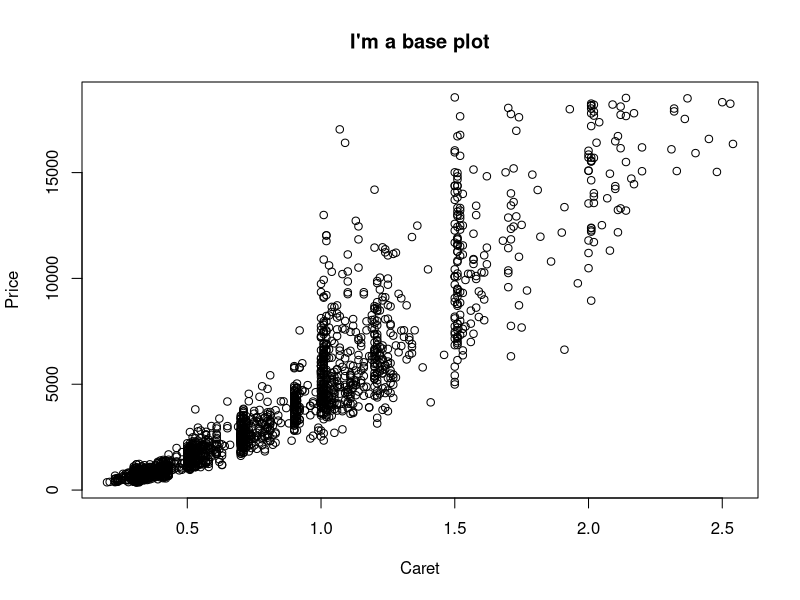
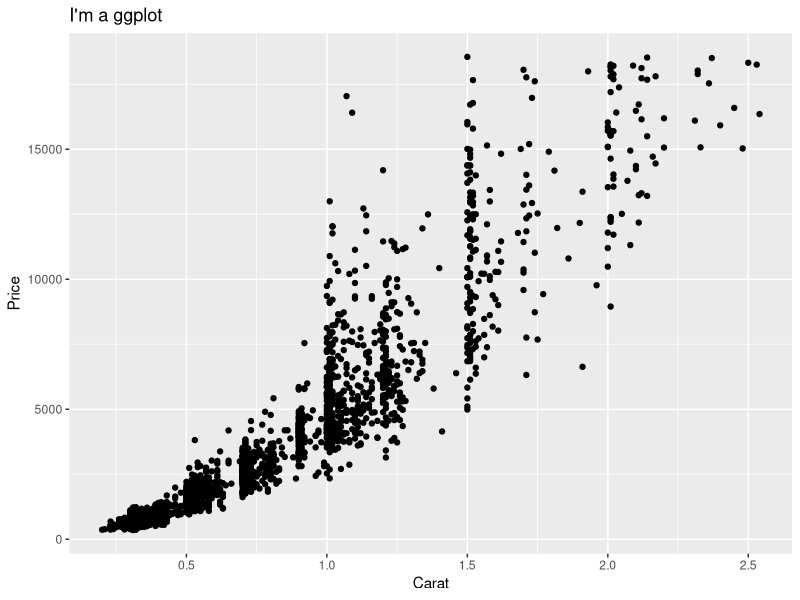
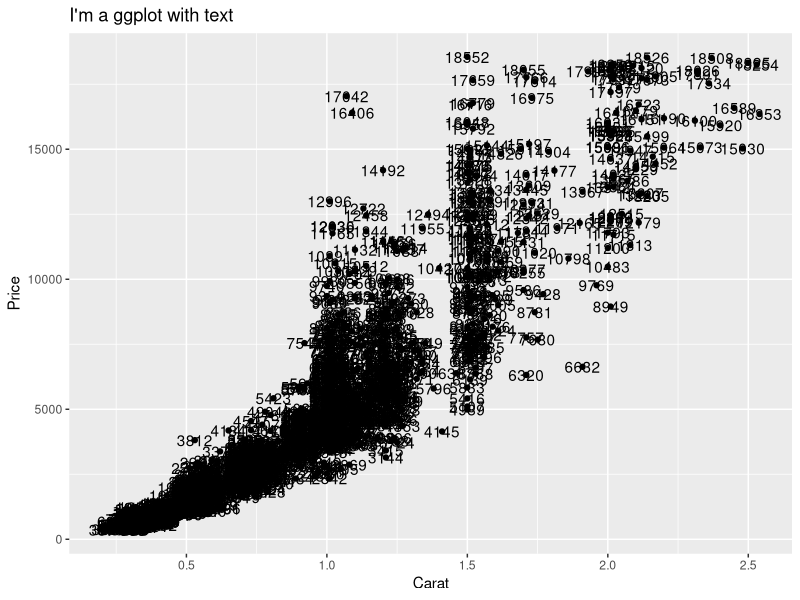
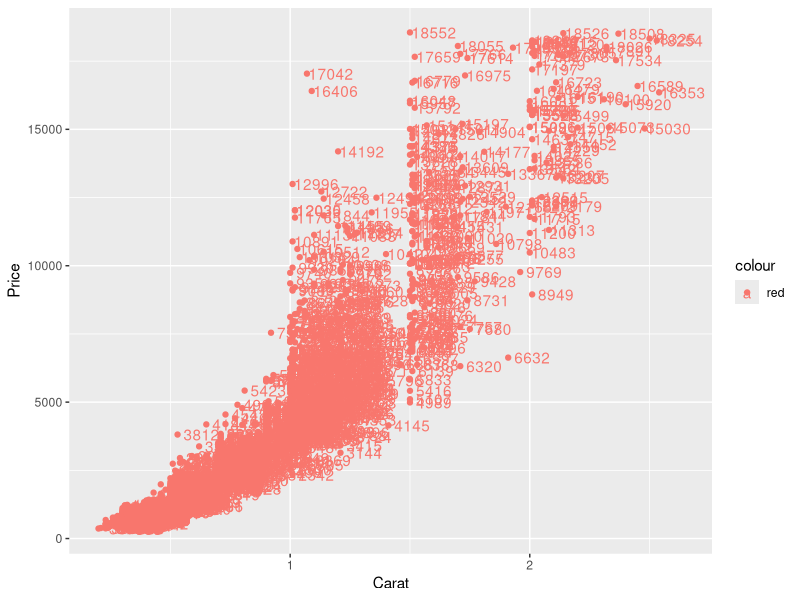
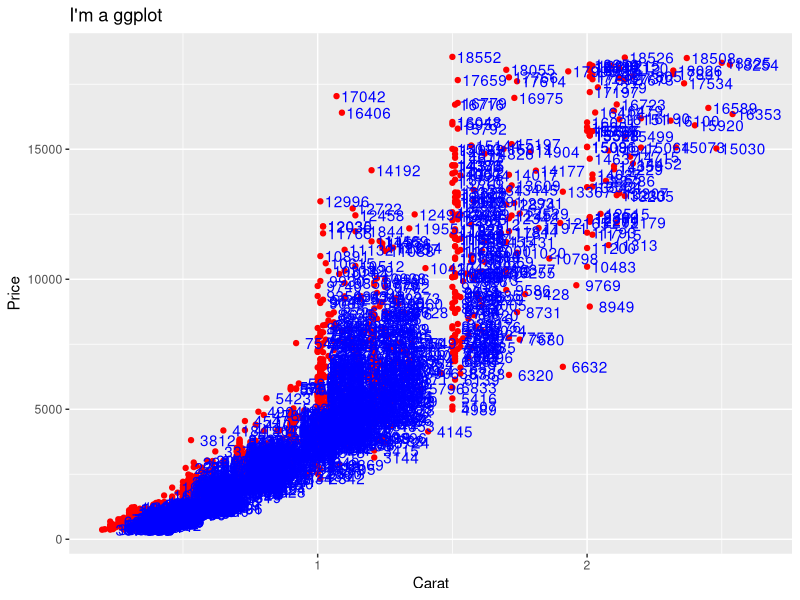
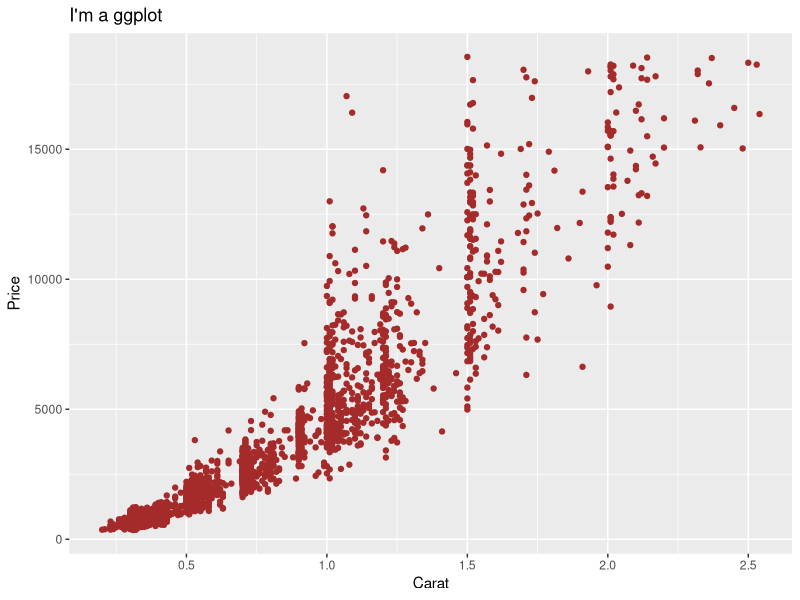
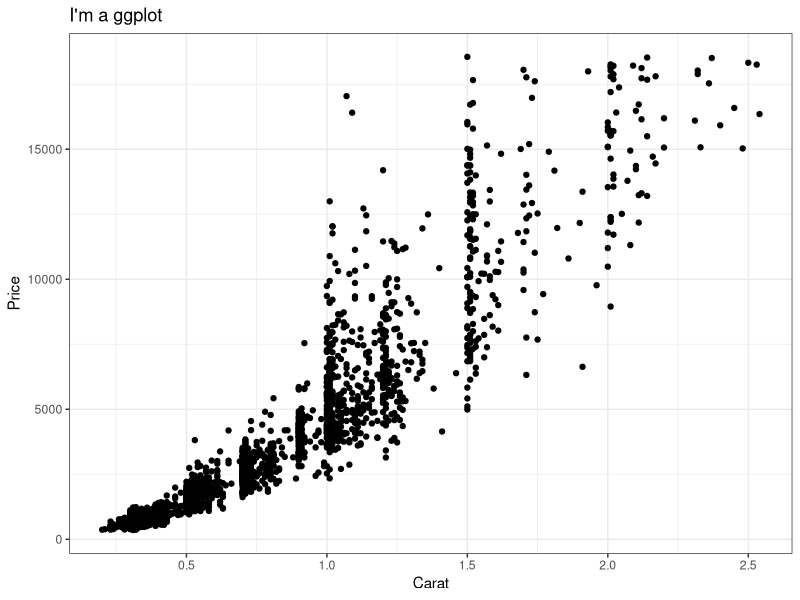
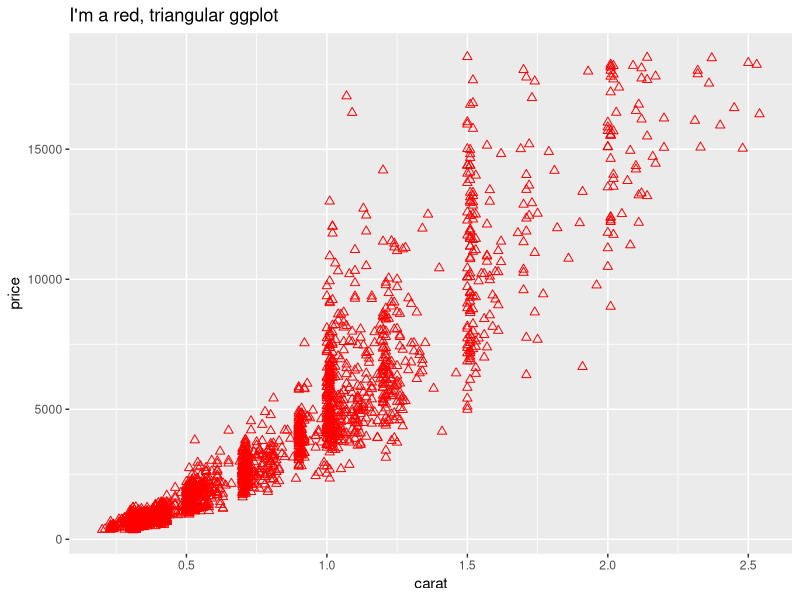

The R source for these figures, in order:
## ---- chunk 1
knitr::opts_chunk$set(echo = TRUE, cache = TRUE)
options(width = 55)
library(dslabs)
## ---- chunk 2
library(tidyverse)
## ---- chunk 3
library(dslabs)
data(murders)
head(murders)
## ---- chunk 4
data("gapminder")
tidy_data <- gapminder |>
  filter(country %in% c("South Korea", "Germany") 
         & !is.na(fertility)) |>
  select(country, year, fertility)
head(tidy_data, 6)
## ---- chunk 5
library(tidyverse)
dat1 <- tibble(x = 1:4, y = 5:8, z = c("A", "B", "C", "D"))
## ---- chunk 6
dat <- data.frame(x=1:4, y = 5:8, z = c("A", "B", "C", "D"))
dat1 <- as_tibble(dat)
dat1
## ---- chunk 7
class(dat[,1])  # Class of first column from a data frame
class(dat1[,1]) # Class of first column from a tibble
mean(dat[,1])
mean(dat1[,1])
## ---- chunk 8
dat1$x    # Gives the first column (whose name is x)
dat1[[1]] # Gives the first column
mean(dat1[[1]])
## ---- chunk 9
murders <- as_tibble(murders)
head(murders)
## ---- chunk 10
murdersRate <- mutate(murders,
  rate = total / population * 100000
)
head(murdersRate)
## ---- chunk 11
options(width=75)
filter(murdersRate, rate <= 0.71)
options(width=55)
## ---- chunk 12
murdersRate <- mutate(murders, rate = total / population * 100000)
murdersRateSelect <- select(murdersRate, state, rate) 
filter(murdersRateSelect, rate <= 0.71)
## ---- chunk 13
filter(select(mutate(murders, rate = total / population * 100000),
              state, rate), rate <= 0.71)
## ---- chunk 14
16 |> sqrt() |> log2()
## ---- chunk 15
16 |> sqrt() |> log(base = 2)
## ---- chunk 16
murders |>
  mutate(rate = total / population * 100000) |>
  select(state, rate) |>
  filter(rate <= 0.71)
## ---- chunk 17
murdersRate |>
  lm(rate ~ population, data = _)
## ---- chunk 18
murdersRate |> _$rate |> head(5)
## ---- chunk 19
options(width = 65)
murdersRate |>
  arrange(rate) |>
  head()
options(width = 55)
## ---- chunk 20
options(width = 75)
murdersRate |>
  arrange(desc(rate)) |>
  head()
options(width = 55)
## ---- chunk 21
options(width = 75)
murdersRate |>
  arrange(region, rate) |>
  head()
options(width = 55)
## ---- chunk 22
data(heights)
heights |>
  filter(sex == "Female") |>
  summarize(
    avg = mean(height),
    std_dev = sd(height)
  )
## ---- chunk 23
heights |>
  group_by(sex) |>
  summarize(
    average = mean(height),
    standard_deviation = sd(height)
  )
## ---- chunk 24
prices <- read.csv("data/houseprice.txt")
head(prices, 10)
## ---- chunk 25
new_prices <- pivot_longer(prices, cols = everything()) 
head(new_prices)
## ---- chunk 26
house_prices <- pivot_longer(prices, cols = everything()) |>
  na.omit() |>
  rename(city = name, price = value) |>
  arrange(city)
head(house_prices)
## ---- chunk 27
price_wide <- house_prices |> 
  mutate(row_num = c(1:11, 1:8, 1:10)) |>
  pivot_wider(names_from = city, values_from = price)
head(price_wide, 3)
## ---- chunk 28
library(ggplot2)
## ---- chunk 29
head(diamonds)
## ---- chunk 30
# load the diamonds dataset and take a sample of 2000
data(diamonds); set.seed(2023)
diam <- diamonds[sample(1:53940,2000),] 
plot(diam$carat, diam$price, main = "I'm a base plot",
     xlab = "Caret", ylab = "Price")
## ---- chunk 31
ggplot(data = diam) +
  geom_point(aes(x = carat, y = price)) + 
  ggtitle("I'm a ggplot") + labs(x = "Carat", y = "Price")
## ---- chunk 32
ggplot(data = diam) +
  geom_point(aes(x = carat, y = price)) +
  geom_text(aes(x = carat, y = price, label = price)) +
  ggtitle("I'm a ggplot with text") +
  labs(x = "Carat", y = "Price")
## ---- chunk 33
ggplot(data = diam, aes(x = carat, y = price, color = "red")) +
  geom_point() +
  geom_text(aes(label = price), nudge_x = 0.1) +
  labs(x = "Carat", y = "Price")
## ---- chunk 34
ggplot(data = diam, aes(x = carat, y = price)) +
  geom_point(color = "red") +
  geom_text(aes(label = price), nudge_x = 0.1, color="blue") +
  ggtitle("I'm a ggplot") +
  labs(x = "Carat", y = "Price")
## ---- chunk 35
diam |> 
  ggplot(aes(carat, price)) + geom_point(col = "brown") + 
  ggtitle("I'm a ggplot") + labs(x = "Carat", y = "Price")
## ---- chunk 36
ggplot(data = diam, aes(x = carat, y = price)) +
  geom_point() + ggtitle("I'm a ggplot") +
  labs(x = "Carat", y = "Price") + theme_bw()
## ---- chunk 37
ggplot(data = diam, aes(x = carat, y = price)) +
  geom_point(size = 2, color = "red", shape = 2) + 
  ggtitle("I'm a red, triangular ggplot")
## ---- chunk 38
ggplot(data = diam, aes(x = carat, y = price)) +
  geom_line() + ggtitle("I'm a line ggplot")
## ---- chunk 39
ggplot(data = diam, aes(x = carat, y = price)) +
  geom_area() + ggtitle("I'm a area ggplot")
## ---- chunk 40
ggplot(data = diam, aes(x = carat, y = price, col = cut)) +
  geom_point() + ggtitle("I'm a grouped ggplot")
## ---- chunk 41
ggplot(data = diam, aes(x = carat, y = price, col = cut)) +
  geom_point() + ggtitle("I'm a grouped ggplot") + 
  scale_color_manual(values = c("red", "orange", "yellow", 
                               "green","lightblue"))
## ---- chunk 42
ggplot(data = diam, aes(x = carat, y = price, col = cut)) +
  geom_point() + ggtitle("I'm a grouped ggplot") + 
  scale_color_manual(
    breaks = c("Ideal","Premium","Very Good","Good","Fair"),
    values = c("lightblue", "green","yellow","orange","red"))
## ---- chunk 43
# color by a continuous variable
ggplot(data = diam, aes(x = carat, 
          y = price, color = depth)) + geom_point() +
  scale_colour_continuous(type = "viridis")
## ---- chunk 44
# color by a continuous variable
ggplot(data = diam, aes(x = carat, y = price)) + 
  geom_point(shape = 16, size = 1.5) +
  ggtitle("Check out this Font!") + 
  theme(axis.title = element_text(size = 20),
        plot.title = element_text(size = 24, face = "bold"))
## ---- chunk 45
# Save the base plot as an object p. Then add to p.
p <- ggplot(data = diam, aes(x = price))
p + geom_histogram(color = "black", fill = "lightblue",
                   bins = 20)
## ---- chunk 46
# We already created p, so we can add other options to it.
# Smaller alpha makes the plot more transparent.
p + geom_histogram(color = "darkgreen", fill = "green",
                   bins = 50, alpha = 0.1, lty = 2, lwd = 2)
## ---- chunk 47
ggplot(data = diam, aes(x = price, fill = cut)) +
  geom_density(alpha = 0.3)
## ---- chunk 48
ggplot(data = diam, aes(x = price)) +
  geom_boxplot(color = "black", fill = "lightblue")
## ---- chunk 49
ggplot(data = diam, aes(x = cut, y = price)) +
  geom_boxplot(color = "black", fill = "lightblue")
## ---- chunk 50
ggplot(data = diam, aes(x = cut)) +
  geom_bar(color = "black", fill = "lightblue") +
  labs(x = "Diamond Cut", y = "Frequency")
## ---- chunk 51
ggplot(data = diam, aes(x = cut, fill = color)) +
  geom_bar(color = "black", position = "dodge") +
  labs(x = "Diamond Cut", y = "Frequency",
       fill = "Diamond Color")
## ---- chunk 52
ggplot(data = diam, aes(x = cut, fill = color)) +
  geom_bar(color = "black", position = "dodge") +
  labs(x = "Diamond Cut", y = "Frequency",
       fill = "Diamond Color") + 
  scale_fill_manual(values = c("lightblue","green","yellow",
                    "orange","red","brown","black"))
## ---- chunk 53
ggplot(data = diam, aes(x = cut, fill = color)) +
  geom_bar(color = "black", position = "stack") +
  labs(x = "Diamond Cut", y = "Frequency",
       fill = "Diamond Color")
## ---- chunk 54
ggplot(data = diam, aes(x = cut, fill = color)) +
  geom_bar(color = "black", position = "fill") +
  labs(x = "Diamond Cut", y = "Proportion",
       fill = "Diamond Color")
## ---- chunk 55
diam |> group_by(cut) |>
  summarize(avg_price = mean(price)) |>
  ggplot(aes(x = cut, y = avg_price)) +
  geom_bar(color = "black", stat = "identity", 
           fill = "lightblue") +
  labs(x = "Diamond Cut", y = "Average Price")
## ---- chunk 56
# make the basis for a plot using ggplot save it as p
p <- ggplot(data = diamonds, aes(x = carat, y = price))
# add a geom (points) and display the plot
p + geom_point(size=0.1) + facet_grid(cols = vars(color),
     labeller = label_both) + labs(x = "Carat", y = "Price",
       title = "Carat versus price, separated by color")
## ---- chunk 57
# make the basis for a plot using ggplot save it as p
p <- ggplot(data = diam, aes(x = carat, y = price))
# add a geom (points) and display the plot
p + geom_point(size=0.5) + facet_grid(rows = vars(cut),
        cols = vars(color), labeller = label_both) + 
  labs(x = "Carat", y = "Price",
       title = "Carat versus price, separated by color")
## ---- chunk 58
sessionInfo()
